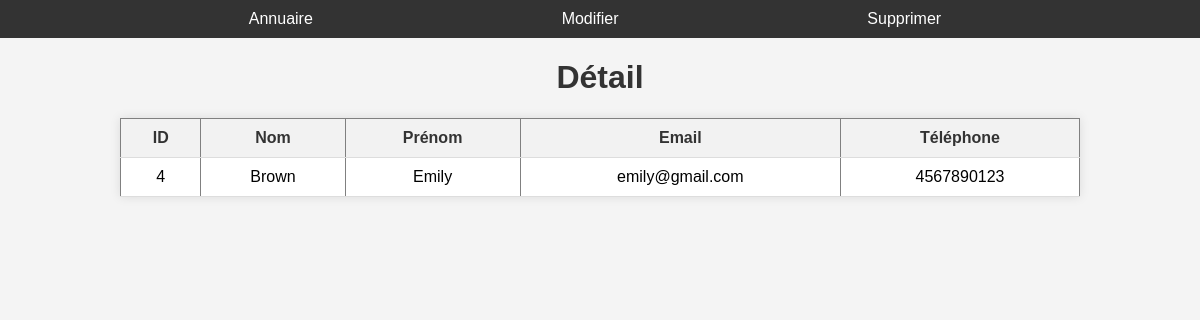
The page /contact_details/4 on the database its author committed.
### tables this page shows
CREATE TABLE contacts (
            id INTEGER PRIMARY KEY AUTOINCREMENT,
            nom TEXT,
            prenom TEXT,
            email TEXT,
            telephone TEXT
        );

### app.py (the view)
@app.route('/contact_details/<int:contact_id>', methods=['GET'])
def contact_details(contact_id):
    conn = connect_to_database()
    cursor = conn.cursor()
    cursor.execute('SELECT * FROM contacts WHERE id =?', (contact_id,)) # Récupération du détail de contact
    detail = cursor.fetchone()
    conn.close()
    return render_template('detail.html', detail=[detail]) # Rédirection vers la page details

### app.py (called while the page is built)
def connect_to_database(): # connexion à la base de données
    conn = sqlite3.connect('../Projet_Python/carnet_adresses.db')
    cursor = conn.cursor() # Création d'un objet cursor pour exécuter des requêtes SQL
    cursor.execute('''
        CREATE TABLE IF NOT EXISTS contacts (
            id INTEGER PRIMARY KEY AUTOINCREMENT,
            nom TEXT,
            prenom TEXT,
            email TEXT,
            telephone TEXT
        )
    ''') # Création d'une table "contacts" si elle n'existe pas
    conn.commit() # Enregistrement des modifications
    return conn # Retourne l'objet de connexion à la base de données

### templates/detail.html (shortened to what this page needs)
<!DOCTYPE html>
<html>
  <head>
    <link
      rel="stylesheet"
      href="{{ url_for('static', filename='detail.css') }}"
    />
  </head>
  {% for detail in detail %}
  <body>
    <nav>
      <ul class="menu">
        <li><a href="/">Annuaire</a></li>
        <li>
          <a href="{{ url_for('modifier_contact', contact_id=detail[0]) }}"
            >Modifier</a
          >
        </li>
        <li><button onclick="confirmerSuppression()">Supprimer</button></li>
      </ul>
    </nav>
    <h1>Détail</h1>
    <table border="1">
      <thead>
        <tr>
          <th>ID</th>
          <th>Nom</th>
          <th>Prénom</th>
          <th>Email</th>
          <th>Téléphone</th>
        </tr>
      </thead>
      <tbody>
        <tr>
          <td>{{ detail[0] }}</td>
          <td>{{ detail[1] }}</td>
          <td>{{ detail[2] }}</td>
          <td>{{ detail[3] }}</td>
          <td>{{ detail[4] }}</td>
        </tr>
      </tbody>
    </table>
  </body>
  {% endfor %}
</html>

### static/detail.css (style rules this page uses)
body { font-family: Arial, sans-serif; background-color: #f4f4f4; margin: 0; padding: 0; }
h1 { text-align: center; color: #333; }
nav { background-color: #333; }
.menu { list-style-type: none; margin: 0; padding: 10px; display: flex; justify-content: space-evenly; align-items: center; }
.menu li { display: inline; margin-right: 10px; }
.menu li a { color: white; text-decoration: none; }
button { background: none; border: none; padding: 0; margin: 0; color: white; font-size: medium; cursor: pointer; }
table { width: 80%; margin: auto; border-collapse: collapse; box-shadow: 0 0 10px rgba(0, 0, 0, 0.1); background-color: #fff; }
th, td { padding: 10px; border-bottom: 1px solid #ddd; text-align: left; }
th { background-color: #f2f2f2; color: #333; }
th,tbody tr td { text-align: center; }

### rows shown on the page
contacts: id "4", nom "Brown", prenom "Emily", email "emily@gmail.com", telephone "4567890123"
